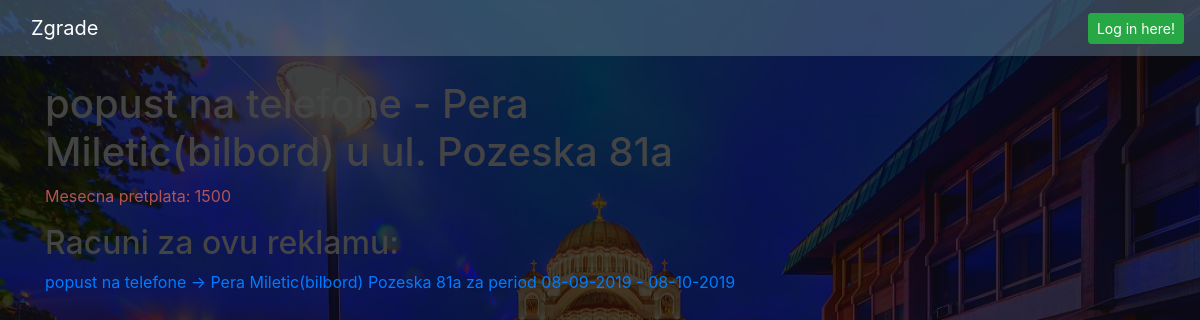
Page /reklame/1/ on the committed database.
### blog/models.py (models this page shows)
class Reklama(models.Model):
    oglasivac = models.ForeignKey(Oglasivac, on_delete=models.CASCADE, related_name='reklame')
    zgrada = models.ForeignKey(Zgrada, on_delete= models.CASCADE, related_name='reklame')
    ime = models.CharField(max_length=255)
    mesecniIznos = models.IntegerField()
    racunReklam = models.ManyToManyField(Period, through='RacunReklama')
    def __str__(self):
        return self.ime + ' -> ' + str(self.oglasivac) + ' ' + str(self.zgrada)

class Oglasivac(models.Model):
    user = models.OneToOneField(User, on_delete= models.CASCADE)
    imePrezime = models.CharField(max_length=255)
    tipOglasavanja = models.CharField(max_length=255)
    reklamaOglasivaca = models.ManyToManyField(Zgrada, through='Reklama')
    dugovanje = models.IntegerField(default = 0, verbose_name='dugovanje (rsd)')
    def __str__(self):
        return self.imePrezime + '(' + self.tipOglasavanja + ')'

class Zgrada(models.Model):
    ulica = models.CharField(max_length=255)
    broj = models.CharField(max_length=255)
    def __str__(self):
        return self.ulica + ' ' + self.broj

class RacunReklama(models.Model):
    reklama = models.ForeignKey(Reklama, on_delete=models.CASCADE, related_name='racunireklama')
    period = models.ForeignKey(Period, on_delete= models.CASCADE, related_name='racunireklama')
    iznos = models.DecimalField(decimal_places=2, max_digits=10)
    isPlatio = models.BooleanField(default=False)
    napomena = models.CharField(max_length=255)
    def __str__(self):
        return str(self.reklama) + ' za period ' + str(self.period)

class Period(models.Model):
    pocetak = models.DateField(auto_now=False)
    kraj = models.DateField(auto_now=False)
    def __str__(self):
        return self.pocetak.strftime('%d-%m-%Y') + ' - ' + self.kraj.strftime('%d-%m-%Y')

### blog/views.py (the view)
# urls.py: path('reklame/<int:pk>/', ReklamaDetailView.as_view(), name='reklama-detail'),
class ReklamaDetailView(DetailView):
    model = Reklama

### blog/templates/blog/reklama_detail.html
{% extends "blog/base.html" %}
{% block content %}
    <h1>{{reklama.ime}} - {{reklama.oglasivac}} u ul. {{reklama.zgrada}} </h1>
    <div>
        <p>
            Mesecna pretplata: {{reklama.mesecniIznos}}
        </p>
        <h2>Racuni za ovu reklamu:</h2>
        {% for racun in reklama.racunireklama.all %}
                <p><a class="mr-2" href="{% url 'racunireklama-detail' racun.id %}">{{ racun }}</a></p>
        {% endfor %}
    </div>
{% endblock content %}

### blog/static/blog/main.css (style rules this page uses)
body { background: #fafafa; color: #b25454; margin-top: 5rem; }
h1, h2, h3, h5, h6 { color: #444444; }

### blog/templates/blog/base.html (style rules this page uses)
body { background-color: rgba(40, 0, 0, 0.79) !important; background-image: url("../../static/blog/beograd.jpg"); background-repeat: repeat-y; height:800px; background-size: 100% 100%; background-blend-mode: color; }

### rows in the picture
Reklama: ime "popust na telefone", oglasivac "Pera Miletic(bilbord)", zgrada "Pozeska 81a", mesecniIznos "1500"
RacunReklama: reklama+period "popust na telefone -> Pera Miletic(bilbord) Pozeska 81a za period 08-09-2019 - 08-10-2019"
